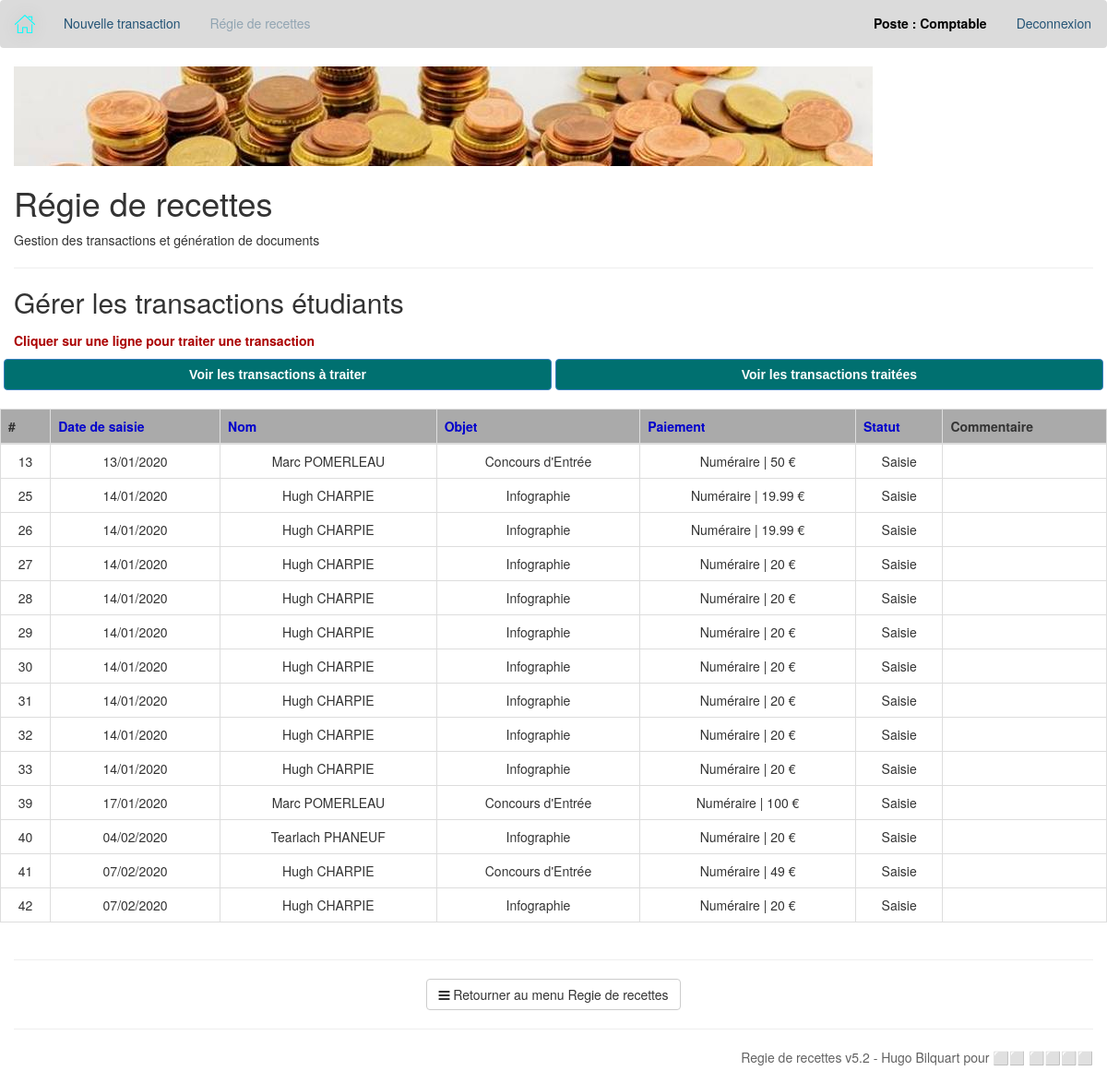
/regiederecettes.php?action=1&traitee=0 (signed in), run on the app's committed database.
### tables this page shows
CREATE TABLE "r_transactions" (
	`id`	INTEGER NOT NULL PRIMARY KEY AUTOINCREMENT,
	`date_saisie`	datetime NOT NULL,
	`nom_agent`	varchar ( 50 ) NOT NULL,
	`civ`	varchar ( 4 ) NOT NULL,
	`nom`	varchar ( 60 ) NOT NULL,
	`objet`	varchar ( 50 ) NOT NULL,
	`objet_detail`	varchar ( 50 ) DEFAULT NULL,
	`date_arrivee`	date DEFAULT NULL,
	`date_depart`	date DEFAULT NULL,
	`type`	varchar ( 10 ) NOT NULL,
	`paiement_detail`	text,
	`montant`	NUMERIC NOT NULL DEFAULT 0.00,
	`statut`	varchar ( 1 ) NOT NULL DEFAULT '0',
	`nom_traitement`	varchar ( 50 ) DEFAULT NULL,
	`date_traitement`	datetime DEFAULT NULL,
	`commentaire`	text
);

### app/functions.php (called while the page is built, shortened)
<?php
    function redirectURL($orderby) {
        if(empty($_GET['traitee'])) {
            if(isset($_GET['orderby'])) {
                if(isset($_GET['desc'])) {
                    if($_GET['orderby'] == $orderby) {
                        return 'regiederecettes.php?action=1&traitee=0&orderby='.$orderby;
                    }
                    else {
                        return 'regiederecettes.php?action=1&traitee=0&orderby='.$orderby;
                    }
                }
                else if ($_GET['orderby'] == $orderby) {
                    return 'regiederecettes.php?action=1&traitee=0&orderby='.$orderby.'&desc';
                }
                else {
                    return 'regiederecettes.php?action=1&traitee=0&orderby='.$orderby;
                }
            }
            else {
                return 'regiederecettes.php?action=1&traitee=0&orderby='.$orderby;
            }
        }
    }
?>

### app/results.php (the view, shortened to what this page needs)
<h2>Gérer les transactions étudiants</h2>
<?php
	if(isset($_GET['n'])) {
		include('results_detail.php');
	}
	else if(isset($_GET['traitee'])) {
		?>
			<p class="indications">Cliquer sur une ligne pour traiter une transaction</p>
			<div class="form-part row" style="text-align: center;">
				<button type="button" class="gestion_link btn btn-primary" onclick="window.location.href='regiederecettes.php?action=1&traitee=0'">Voir les transactions à traiter</button>
				<button type="button" class="gestion_link btn btn-primary" onclick="window.location.href='regiederecettes.php?action=1&traitee=1'">Voir les transactions traitées</button>
			</div>
			<br/>
			<div class="row">
				<table class="table table-bordered table-hover text-center" id="transactions">
					<thead class="thead-dark">
						<tr>
							<th scope="col">#</th>
							<th scope="col"><a href="<?php echo redirectURL('date_saisie'); ?>" title="Trier par date de saisie">Date de saisie</a></th>
							<th scope="col"><a href="<?php echo redirectURL('nom'); ?>" title="Trier par nom d'etudiant">Nom</a></th>
							<th scope="col"><a href="<?php echo redirectURL('objet'); ?>" title="Trier par objet">Objet</a></th>
							<th scope="col"><a href="<?php echo redirectURL('type'); ?>" title="Trier par moyen de paiement">Paiement</a></th>
							<th scope="col"><a href="<?php echo redirectURL('statut'); ?>" title="Trier par statut">Statut</a></th>
							<th scope="col">Commentaire</th>
						</tr>
					</thead>
					<tbody>
						<?php
							if($_GET['traitee'] == 0) {
								if(!empty($_GET['orderby'])) {
									if(isset($_GET['desc'])) {
										$requete = $connex_pdo->query('SELECT * FROM r_transactions WHERE statut = 0 ORDER BY '.$_GET['orderby'].' DESC');
									}
									else {
										$requete = $connex_pdo->query('SELECT * FROM r_transactions WHERE statut = 0 ORDER BY '.$_GET['orderby']);
									}
								}
								else {
									$requete = $connex_pdo->query('SELECT * FROM r_transactions WHERE statut = 0');
								}
							}
							$transactions = $requete->fetchAll();
							if(count($transactions) == 0) {
								?>
									<td colspan="7">Aucune transaction trouvée</td>
								<?php
							}
							else {
								foreach ($transactions as $key => $value) {
									if($transactions[$key]['objet'] == "Hébergements") {
										$nbNuit = date_diff(date_create($transactions[$key]['date_arrivee']),date_create($transactions[$key]['date_depart']))->format('%d');
										if($nbNuit == 1) {
											$nbNuit = $nbNuit.' nuit';
										}
										else {
											$nbNuit = $nbNuit.' nuits';
										}
										$objet = $transactions[$key]['objet']." | ".$nbNuit;
									}
									else {
										$objet = $transactions[$key]['objet'];
									}
									switch ($transactions[$key]['statut']) {
										case 0:
											$statut = 'Saisie';
											break;
									}
								?>
								<tr data-id='<?php echo $transactions[$key]['id']; ?>' data-statut="<?php echo $transactions[$key]['statut']; ?>">
									<td><?php echo $transactions[$key]['id']; ?></td>
									<td><?php echo date('d/m/Y',strtotime($transactions[$key]['date_saisie'])); ?></td>
									<td><?php echo $transactions[$key]['nom']; ?></td>
									<td><?php echo $objet; ?></td>
									<td><?php echo $transactions[$key]['type'].' | '.$transactions[$key]['montant'] .' €'; ?></td>
									<td><?php echo $statut; ?></td>
									<td><?php echo $transactions[$key]['commentaire']; ?></td>
								</tr>
								<?php
								}
							}
						?>
					</tbody>
				</table>
			</div>
			<hr>
			<div class="return text-center">
				<a href="regiederecettes.php" class="btn btn-default">
					<i class="fa fa-bars"></i> Retourner au menu Regie de recettes
				</a>
			</div>
		<?php
	}
?>

### css/style.css (style rules this page uses)
button.gestion_link { background-color: #007070; font-family: Arial, Helvetica, sans-serif; font-weight: bold; width: 49.5%; }
#transactions thead tr th { background-color: #aaaaaa; }
#transactions thead tr th a { cursor: pointer; color: #0000cc; }
p.indications { padding-top: 0.5%; font-weight: bold; color: #aa0000; }

### data on the page
r_transactions: id "13", date_saisie "13/01/2020", nom "Marc POMERLEAU", objet "Concours d'Entrée", type "Numéraire", montant "50", statut "Saisie"
r_transactions: id "25", date_saisie "14/01/2020", nom "Hugh CHARPIE", objet "Infographie", type "Numéraire", montant "19.99", statut "Saisie"
r_transactions: id "26", date_saisie "14/01/2020", nom "Hugh CHARPIE", objet "Infographie", type "Numéraire", montant "19.99", statut "Saisie"
r_transactions: id "27", date_saisie "14/01/2020", nom "Hugh CHARPIE", objet "Infographie", type "Numéraire", montant "20", statut "Saisie"
r_transactions: id "28", date_saisie "14/01/2020", nom "Hugh CHARPIE", objet "Infographie", type "Numéraire", montant "20", statut "Saisie"
r_transactions: id "29", date_saisie "14/01/2020", nom "Hugh CHARPIE", objet "Infographie", type "Numéraire", montant "20", statut "Saisie"
r_transactions: id "30", date_saisie "14/01/2020", nom "Hugh CHARPIE", objet "Infographie", type "Numéraire", montant "20", statut "Saisie"
r_transactions: id "31", date_saisie "14/01/2020", nom "Hugh CHARPIE", objet "Infographie", type "Numéraire", montant "20", statut "Saisie"
r_transactions: id "32", date_saisie "14/01/2020", nom "Hugh CHARPIE", objet "Infographie", type "Numéraire", montant "20", statut "Saisie"
r_transactions: id "33", date_saisie "14/01/2020", nom "Hugh CHARPIE", objet "Infographie", type "Numéraire", montant "20", statut "Saisie"
r_transactions: id "39", date_saisie "17/01/2020", nom "Marc POMERLEAU", objet "Concours d'Entrée", type "Numéraire", montant "100", statut "Saisie"
r_transactions: id "40", date_saisie "04/02/2020", nom "Tearlach PHANEUF", objet "Infographie", type "Numéraire", montant "20", statut "Saisie"
r_transactions: id "41", date_saisie "07/02/2020", nom "Hugh CHARPIE", objet "Concours d'Entrée", type "Numéraire", montant "49", statut "Saisie"
r_transactions: id "42", date_saisie "07/02/2020", nom "Hugh CHARPIE", objet "Infographie", type "Numéraire", montant "20", statut "Saisie"

### other printed values
$_SESSION['fonction'] "Comptable"
